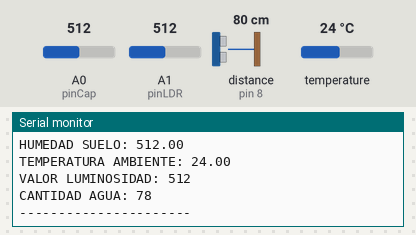
Simulated run of this sketch. Board: Arduino Uno, built with avr-gcc and run on an emulated ATmega328P. Shown: the last lines printed to the serial monitor. Wiring (inferred from the names in the program): ultrasonic range finder: trigger pin 7; echo pin 8. The test bench sets the inputs (shaded band); at power-on: distance to the obstacle (sensor on pin 8) 80 cm, temperature 24 °C, A0 (pinCap) = 512, A1 (pinLDR) = 512. The echo pulse lasts 58.3 µs per cm.

Above: at 1.8 s.
1.9 s: distance to the obstacle (sensor on pin 8) set to 2 cm
At 3.0 s:
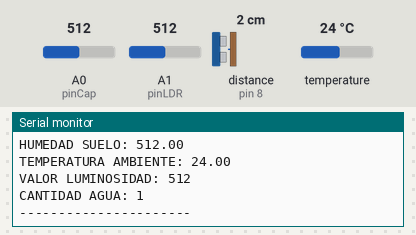
3.4 s: temperature set to 12 °C
4.9 s: A0 (pinCap) set to 716
6.4 s: distance to the obstacle (sensor on pin 8) set to 18 cm
At 8.1 s:
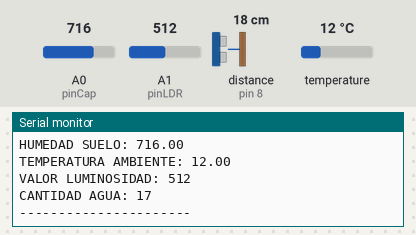
10.6 s: distance to the obstacle (sensor on pin 8) set to 120 cm
At 12.3 s:
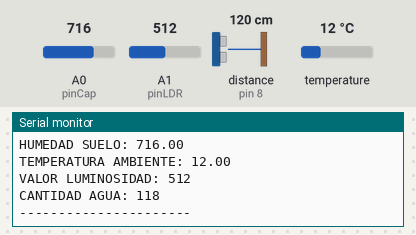
14.8 s: A1 (pinLDR) set to 716
At 15.7 s:
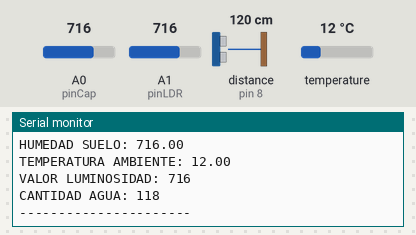
Timing chart, 0 to 17.3 s (numbered marks = the images above; inputs shaded):
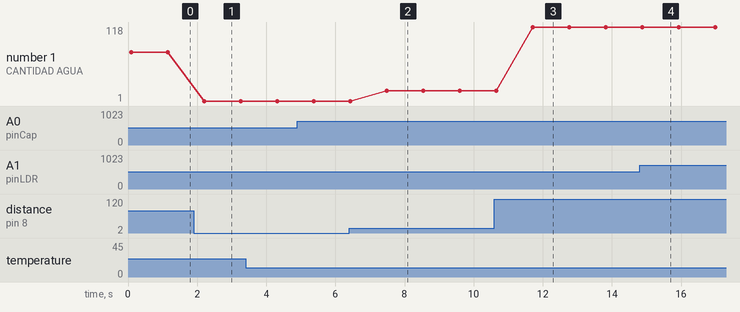

Measured:
- after the input at 1.9 s, the serial monitor: prints a new line after 0.31 s (image 1)
- after the input at 6.4 s, the serial monitor: prints a new line after 1.1 s (image 2)
- after the input at 10.6 s, the serial monitor: prints a new line after 1.1 s (image 3)
- after the input at 14.8 s, the serial monitor: prints a new line after 0.06 s (image 4)
- plotted number 1: 78 → 1 after the input at 1.9 s, 1 → 17 after the input at 6.4 s, 17 → 118 after the input at 10.6 s

The sketch:

Sensores.ino
```cpp
//Capacitive Soil Moinsture Sensor v1.2
#include <SPI.h>
#include <Wire.h>
//DS18B20
#include <OneWire.h>
#include <DallasTemperature.h>

const int pinCap = 0;
float varCap;

const int pinDS18B20 = 2;
OneWire oneWireObjeto(pinDS18B20);
DallasTemperature sensorDS18B20(&oneWireObjeto);

const int pinLDR = 1;
int varLDR;

const int Trigger = 7;
const int Echo = 8;

void setup(){
  Serial.begin(9600);
  sensorDS18B20.begin();
  pinMode(Trigger, OUTPUT);
  pinMode(Echo, INPUT);
  digitalWrite(Trigger, LOW);
}

void loop(){
  varCap = analogRead(pinCap);
  Serial.print("HUMEDAD SUELO: ");
  Serial.println(varCap);

  Serial.print("TEMPERATURA AMBIENTE: ");
  Serial.println(sensorDS18B20.getTempCByIndex(0));

  varLDR = analogRead(pinLDR);
  Serial.print("VALOR LUMINOSIDAD: ");
  Serial.println(varLDR);

  long t;
  long d;
  digitalWrite(Trigger, HIGH);
  delayMicroseconds(10);
  digitalWrite(Trigger, LOW);
  t = pulseIn(Echo, HIGH);
  d = t/59;
  Serial.print("CANTIDAD AGUA: ");
  Serial.println(d);

  Serial.println("----------------------");

  delay(1000);
}
```
